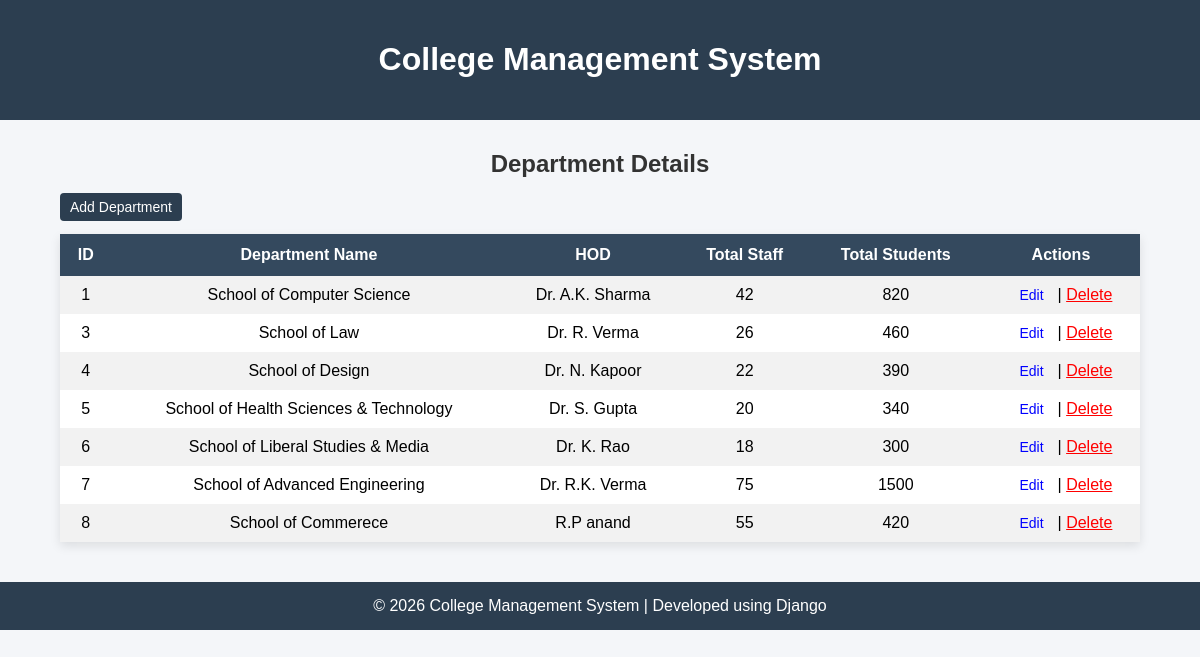
The page / on the database its author committed.
### Department/models.py (models this page shows, shortened)
class Dept_Details(models.Model):
    dept_id=models.AutoField(primary_key=True)
    dept_name=models.CharField(max_length=100)
    hod = models.CharField(max_length=100)
    total_staff = models.IntegerField()
    total_student = models.IntegerField()

### Department/views.py (the view)
# urls.py: path('', views.department_list, name='department_list'),
def department_list(request):
    departments = Dept_Details.objects.all()
    return render(request, 'department_list.html', {'departments': departments})

### Department/templates/department_list.html
{% extends 'base.html' %}
{% block content %}
<h2>Department Details</h2>
<a href="{% url 'add_department' %}" class="btn btn-add">
    Add Department
</a>
<br><br>
<table>
    <tr>
        <th>ID</th>
        <th>Department Name</th>
        <th>HOD</th>
        <th>Total Staff</th>
        <th>Total Students</th>
        <th>Actions</th>
    </tr>
    {% for dept in departments %}
    <tr>
        <td>{{ dept.dept_id }}</td>
        <td>{{ dept.dept_name }}</td>
        <td>{{ dept.hod }}</td>
        <td>{{ dept.total_staff }}</td>
        <td>{{ dept.total_student }}</td>
        <td>
            <a href="{% url 'edit_department' dept.dept_id %}" class="btn btn-edit">
                Edit
            </a>
            |
            <a href="{% url 'delete_department' dept.dept_id %}"
               onclick="return confirm('Are you sure you want to delete this department?')"
               style="color:red;">
                Delete
            </a>
        </td>
    </tr>
    {% endfor %}
</table>
{% endblock %}

### Department/templates/base.html (shortened to what this page needs)
<!DOCTYPE html>
<html lang="en">
<head>
</head>
<body>
<header>
    <h1>College Management System</h1>
</header>
<div class="container">
    {% block content %}
    {% endblock %}
</div>
<footer>
    © 2026 College Management System | Developed using Django
</footer>
</body>
</html>

### Department/templates/base.html (style rules this page uses)
body { font-family: Arial, sans-serif; background-color: #f4f6f9; margin: 0; padding: 0; }
header { background-color: #2c3e50; color: white; padding: 20px; text-align: center; }
h2 { text-align: center; margin-top: 30px; color: #333; }
.container { width: 90%; margin: 30px auto; }
table { width: 100%; border-collapse: collapse; background-color: white; box-shadow: 0 4px 10px rgba(0,0,0,0.1); }
th { background-color: #34495e; color: white; padding: 12px; }
td { padding: 10px; text-align: center; }
tr:nth-child(even) { background-color: #f2f2f2; }
.btn { padding: 6px 10px; text-decoration: none; border-radius: 4px; font-size: 14px; }
.btn-add { background-color: #2c3e50; color: white; }
.btn-edit { color: blue; }
footer { text-align: center; padding: 15px; background-color: #2c3e50; color: white; margin-top: 40px; }

### rows shown on the page
Dept_Details: dept_id "1", dept_name "School of Computer Science", hod "Dr. A.K. Sharma", total_staff "42", total_student "820"
Dept_Details: dept_id "3", dept_name "School of Law", hod "Dr. R. Verma", total_staff "26", total_student "460"
Dept_Details: dept_id "4", dept_name "School of Design", hod "Dr. N. Kapoor", total_staff "22", total_student "390"
Dept_Details: dept_id "5", dept_name "School of Health Sciences & Technology", hod "Dr. S. Gupta", total_staff "20", total_student "340"
Dept_Details: dept_id "6", dept_name "School of Liberal Studies & Media", hod "Dr. K. Rao", total_staff "18", total_student "300"
Dept_Details: dept_id "7", dept_name "School of Advanced Engineering", hod "Dr. R.K. Verma", total_staff "75", total_student "1500"
Dept_Details: dept_id "8", dept_name "School of Commerece", hod "R.P anand", total_staff "55", total_student "420"
